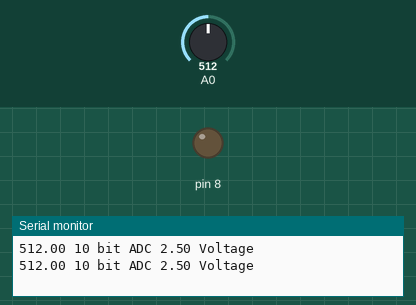
Recording of a sketch running on a simulated Arduino Uno, built with avr-gcc and run on an emulated ATmega328P. Shown: output pins drawn as LEDs (lit = HIGH), the last lines printed to the serial monitor. Inputs (shaded band) come from the test bench; at power-on: A0 = 512.

Above: at 1.8 s.
1.9 s: A0 set to 421
3.4 s: A0 set to 403
At 4.9 s:
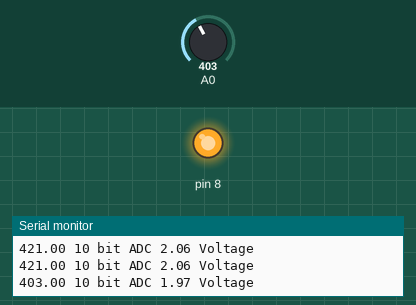
5.5 s: A0 set to 511
At 6.5 s:
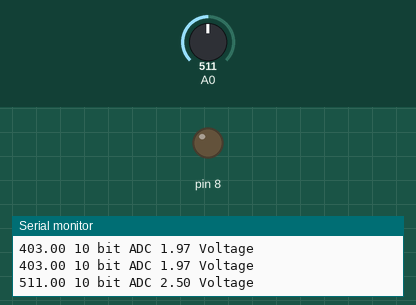
7.5 s: A0 set to 306
At 9.3 s:
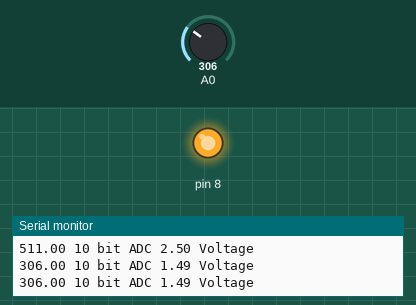
Timing chart, 0 to 10.5 s (numbered marks = the images above; inputs shaded):
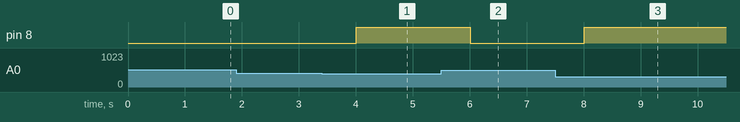

Measured:
- the behaviour switches between 410 and 409 on A0 (found by bisection; images 0 and 1)
- after the input at 3.4 s, pin 8: LOW → HIGH after 0.61 s
- after the input at 5.5 s, pin 8: HIGH → LOW after 0.51 s
- after the input at 7.5 s, pin 8: LOW → HIGH after 0.51 s

The sketch:

doorbell.ino
```cpp
void setup()
 {
  Serial.begin(9600);
  pinMode(8, OUTPUT);
}
void loop()
 {
  float sensorValue = analogRead(A0);
  float sensoroutinvoltage=(sensorValue/1024)*5;
  Serial.print(sensorValue);
  Serial.print(" 10 bit ADC ");
  Serial.print(sensoroutinvoltage);
  Serial.println(" Voltage");
  //digitalWrite(13, LOW);

  if (sensoroutinvoltage < 2.0){
    digitalWrite(8, HIGH);
  }
  else
{
    digitalWrite(8, LOW);
  }
  delay(1000);
}
```
